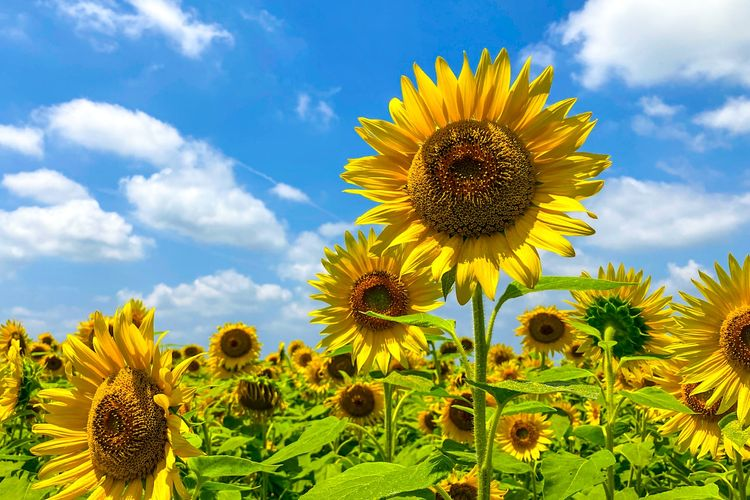
#> input picture task5/62f64cf93c182.jpg, 750 x 500 px
$ jupyter execute Segmentasi.ipynb
#> lines starting #> are read from the running program, lines starting #| are printed output that depends on the picture; after the words box and inside, x2 and y2 are one past the last pixel; in counts of white or black regions, pixels touching at a corner belong together
[cell 1]
#Import Library
from skimage.color import rgb2gray
import numpy as np
import matplotlib.pyplot as plt
from scipy import ndimage
from PIL import Image
from sklearn.cluster import KMeans
from skimage.filters import sobel
import skimage.segmentation
import skimage
import warnings
warnings.filterwarnings("ignore")

[cell 2]
image=Image.open('62f64cf93c182.jpg')
#> image is the input picture: PIL image 750x500 RGB; mean R, G, B 136, 157.2, 119.6
image=image.resize((320,225))
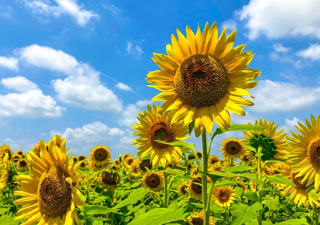
#> image: PIL image 320x225 RGB; mean R, G, B 136, 157.2, 119.7
image=np.array(image)
plt.imshow(image)

[cell 3]
#Membuat gambar menjadi skala abu-abu.
gray = rgb2gray(image)
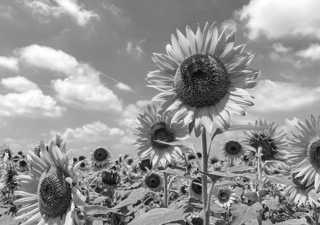
#> gray: shape (225, 320) float64; min 0.0318, max 1, mean 0.588
plt.imshow(gray, cmap='gray')

[cell 4]
#Segmentasi obyek menjadi 2 bagian yang berbeda berdasarkan nilai threshold yang ditentukan
arr=gray.flatten()
for i in range(len(arr)):
    if arr[i]>=arr.mean() :
        arr[i]=1
    else:
        arr[i]=0
gray_segmented=arr.reshape(gray.shape[0],gray.shape[1])
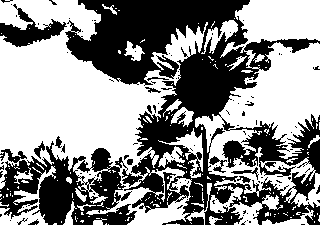
#> gray_segmented: shape (225, 320) float64; values 0 (black) and 1 (white), 55.5% white; 108 black regions (95 under 20 px), largest, box (x1, y1, x2, y2) and area: (0, 0, 320, 225) 29958, (0, 4, 67, 47) 1091, (209, 156, 227, 173) 116

[cell 5]
plt.imshow(gray_segmented,cmap='gray')

[cell 6]
#Segmentasi obyek menjadi 5 bagian yang berbeda berdasarkan nilai threshold yang ditentukan
arr=gray.flatten()
for i in range(len(arr)):
    if arr[i]>=arr.mean():
        arr[i]=4
    elif arr[i]>=0.75:
        arr[i]=3
    elif arr[i]>0.5 :
        arr[i]=2
    elif arr[i]>0.25:
        arr[i]=1
    else:
        arr[i]=0
gray_segmented_2=arr.reshape(gray.shape[0],gray.shape[1])
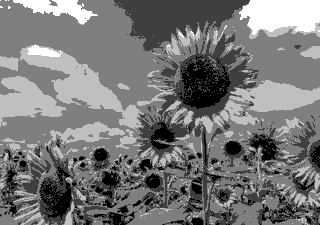
#> gray_segmented_2: shape (225, 320) float64; min 0, max 4, mean 1.89; drawn with min black and max white

[cell 7]
#There are 5 segments in the below image :)
plt.figure(figsize=(18,8))
plt.imshow(gray_segmented_2,cmap='pink')
plt.axis("off")
plt.show()

[cell 8]
### Memanfaatkan informasi dari nilai histogram
imm=image[:,:,0]
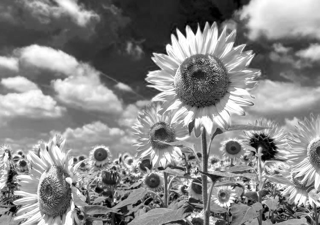
#> imm: shape (225, 320); min 0, max 255, mean 136
elevation_map = sobel(imm)
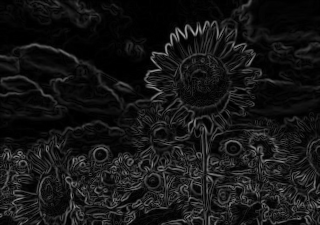
#> elevation_map: shape (225, 320) float64; min 0, max 0.647, mean 0.0864

fig, ax = plt.subplots(figsize=(18,8))
ax.imshow(elevation_map, cmap='gray', interpolation='nearest')
ax.axis('off')
ax.set_title('elevation_map')
plt.show()

[cell 9]
plt.hist(imm.flatten())
plt.show()
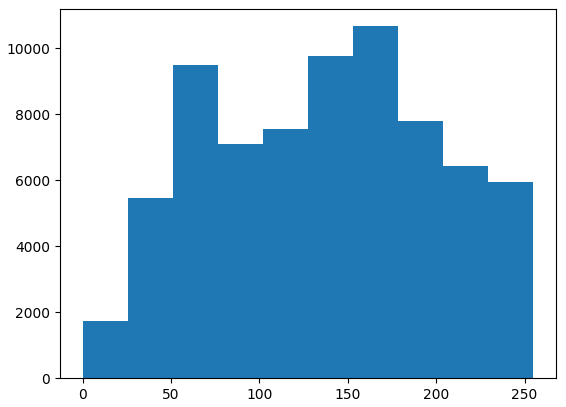
#> figure drawn by matplotlib, 1 panel; tallest bar 10667 high, from x = 153 to 178.5

[cell 10]
#Melakukan pelabelan terhadap pixel berdasarkan nilai histogram
markers = np.zeros_like(imm)
markers[imm < 117] = 1
markers[imm > 232] = 2

fig, ax = plt.subplots(figsize=(8,4))
ax.imshow(markers, cmap='Spectral', interpolation='nearest')
ax.axis('off')
ax.set_title('markers')
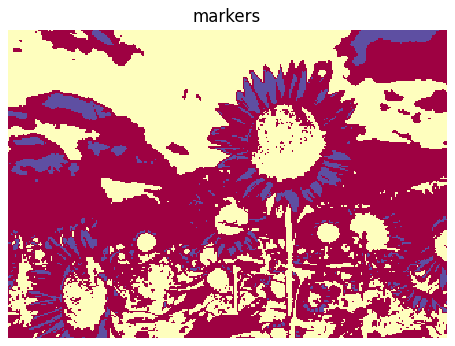
#> figure drawn by matplotlib, 1 panel

[cell 11]
segmentation = skimage.segmentation.watershed(elevation_map, markers)
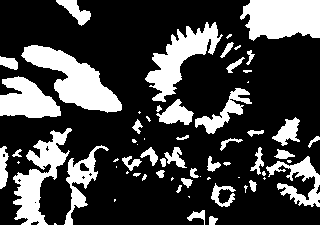
#> segmentation: shape (225, 320); values 1 (black) and 2 (white), 26.3% white; 65 white regions (23 under 20 px), largest, box (x1, y1, x2, y2) and area: (21, 45, 122, 113) 2952, (240, 0, 320, 41) 2696, (145, 22, 223, 102) 2288

fig, ax = plt.subplots(figsize=(10,5))
ax.imshow(segmentation, cmap='pink',interpolation='nearest')
ax.axis('off')
ax.set_title('segmentation')

[cell 12]
#Segmentasi Dengan Memanfaatkan Nilai Cluster dari Pixel
im=image/255
pic=im.reshape(im.shape[0]*im.shape[1],im.shape[2])

fig, ax = plt.subplots(2, 3, figsize=(16, 8))
count=1
for i in range(2):
    for j in range(3):

        kmeans = KMeans(n_clusters=count+1, random_state=0).fit(pic)
        pic_print = kmeans.cluster_centers_[kmeans.labels_]
        clustered_pic=pic_print.reshape(im.shape[0],im.shape[1],im.shape[2])
        count+=1
        ax[i][j].set_title('Cluster '+str(count))
        ax[i][j].imshow(clustered_pic)
        ax[i][j].set_axis_off()
#> after the loop, count = 7
plt.show()
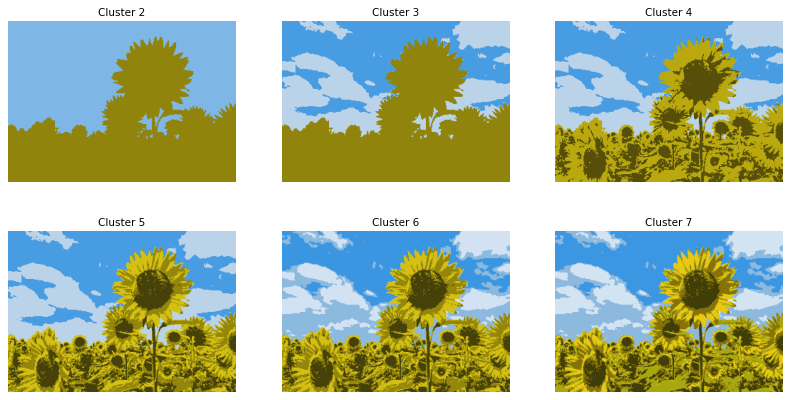
#> figure drawn by matplotlib, 6 panels
